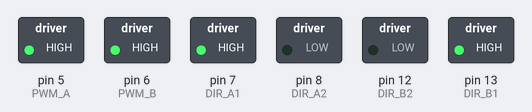
Simulated run of this sketch. Board: Arduino Uno, built with avr-gcc and run on an emulated ATmega328P. Parts: switched loads named in the sketch (green lamp = pin HIGH).

Above: at 0.5 s.
At 1.5 s:
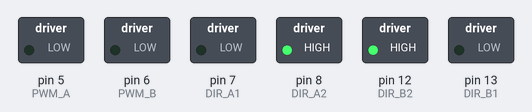
At 5.5 s:
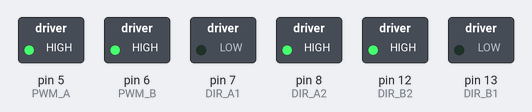
Timing chart, 0 to 6.9 s (numbered marks = the images above):
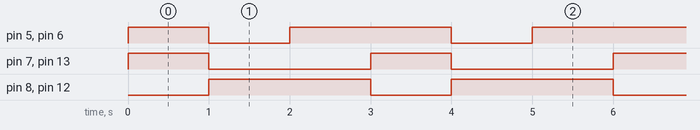

Measured:
- by itself, pin 5 (PWM_A), pin 6 (PWM_B): repeats every 3.0 s: LOW 1.0 s, HIGH 2.0 s
- by itself, pin 7 (DIR_A1), pin 13 (DIR_B1): alternates HIGH for 1.0 s and LOW for 2.0 s
- by itself, pin 8 (DIR_A2), pin 12 (DIR_B2): alternates HIGH for 2.0 s and LOW for 1.0 s

The sketch:

l298p.ino
```cpp
#include "qwerty.h"

//rx = white

void setup ()

{
setup_motor ();
}

void loop() {


  motor_ab(255 , 255 , 1000);
  motor_ab(0 , 0 , 1000);
  motor_ab(-255 , -255 , 1000);
  motor_ab();

}
```

qwerty.h
```cpp
#pragma once

#define PWM_A  5
#define DIR_A1 7
#define DIR_A2 8
#define DIR_B1 13
#define DIR_B2 12
#define PWM_B  6

void setup_motor (){
  pinMode(PWM_A, OUTPUT);
  pinMode(DIR_A1 , OUTPUT);
  pinMode( DIR_A2 , OUTPUT );

  pinMode(PWM_B, OUTPUT);
  pinMode(DIR_B1 , OUTPUT);
  pinMode(DIR_B2 , OUTPUT );

}


void  motor_a (int speed)
{
  if (speed > 0) {

    digitalWrite(DIR_A1, 1);
    digitalWrite(DIR_A2, 0);
  }
  else {

    digitalWrite(DIR_A1, 0);
    digitalWrite(DIR_A2, 1);
  }

  analogWrite( PWM_A , abs(speed) ) ;
}


void  motor_b (int speed)
{
  digitalWrite(DIR_B1, speed > 0);
  digitalWrite(DIR_B2, !(speed > 0));
  analogWrite( PWM_B , abs(speed) ) ;
}

void motor_ab (int a = 0 , int b = 0 , int delay_time = 0)
{
  a = constrain ( a , -255 , 255 );
  b = constrain( b , -255 , 255  );
  motor_a(a);
  motor_b(b);
  delay(delay_time);
}
```
